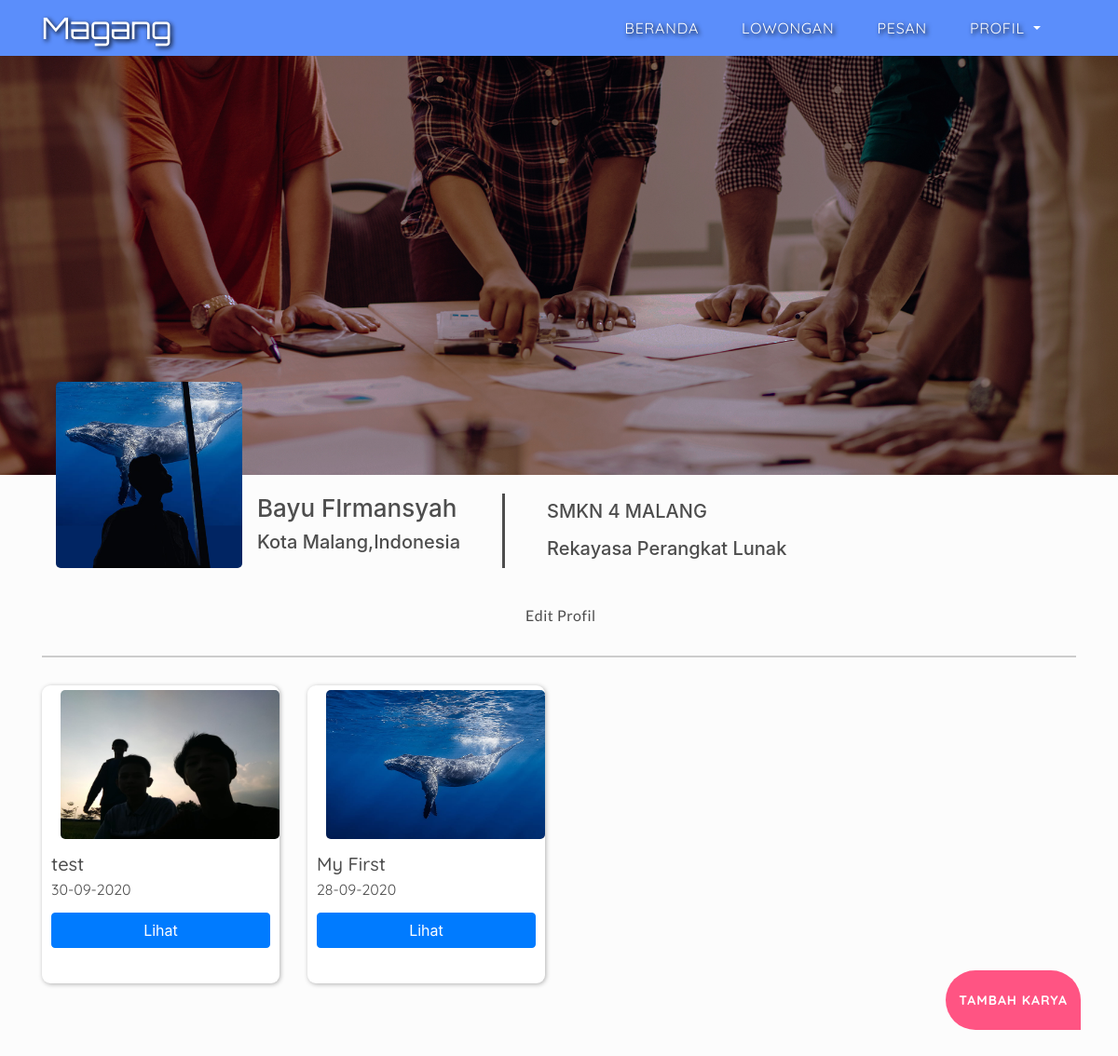
Screenshot of /profil.php (signed in) with the database file from the repository.
### tables this page shows
CREATE TABLE `profil_siswa` (
  `id` int(11) NOT NULL,
  `nama` varchar(50) NOT NULL,
  `kota` varchar(50) NOT NULL,
  `sekolah` varchar(60) NOT NULL,
  `jurusan` varchar(25) NOT NULL,
  `foto` varchar(255) NOT NULL
);

CREATE TABLE `karya_siswa` (
  `no` int(11) NOT NULL,
  `id` int(11) NOT NULL,
  `judul` varchar(22) NOT NULL,
  `link` text NOT NULL,
  `foto` varchar(255) NOT NULL,
  `waktu` varchar(20) NOT NULL
);

### koneksi.php (called while the page is built, shortened)
<?php
$koneksi = mysqli_connect("localhost","root","","magang");
function tampil($perintah){
	global $koneksi;
	$query = mysqli_query($koneksi,$perintah);
	$hasil = mysqli_fetch_assoc($query);
	return $hasil;
}
function tampil1($perintah){
	global $koneksi;
	$query = mysqli_query($koneksi,$perintah);
	$data = [];
	while ($hasil = mysqli_fetch_assoc($query)) {
	 	$data [] = $hasil;
	 }
	return $data;
}
 ?>

### profil.php (the view, shortened to what this page needs)
<?php
require("koneksi.php");
$id = $_SESSION["id"];
$perintah = "SELECT * FROM profil_siswa WHERE id='$id'";
$data = tampil($perintah);
$perintah2 = "SELECT * FROM karya_siswa WHERE id='$id' ORDER BY no DESC";
$data_karya = tampil1($perintah2);
$result = mysqli_query($koneksi,$perintah2);
 ?>
<!doctype html>
<html lang="en" data-theme="null">
  <head>
    <link rel="stylesheet" href="css/bootstrap.min.css">
    <link rel="stylesheet" href="css/profil.css">
  </head>
  <body>
    <nav class="navbar fixed-top navbar-expand-lg navbar-dark">
      <div class="container">
        <a class="navbar-brand" href="index.php">Magang</a>
        <div class="collapse navbar-collapse" id="navbarNavAltMarkup">
          <div class="navbar-nav ml-auto">
            <a class="nav-item nav-link garis-bawah active" href="index.php">beranda <span class="sr-only">(current)</span></a>
            <a class="nav-item nav-link garis-bawah active" href="lowongan.php">lowongan</a>
            <a class="nav-item nav-link garis-bawah active" href="#">Pesan</a>
            <li class="nav-item dropdown">
              <a class="nav-link dropdown-toggle active" href="#" id="navbarDropdown" role="button" data-toggle="dropdown" aria-haspopup="true" aria-expanded="false">
                profil
              </a>
            </li>
          </div>
        </div>
      </div>
    </nav>
    <div class="background-profil">
    </div>
    <?php $bg = $data["foto"]; ?>
    <div class="foto-profil" style="background-image: url('img/profil/siswa/<?= $bg; ?>');">
    </div>
    <div class="garis3">
      <div class="garis2">
        <div class="name">
          <h6 class="h6 text-user-name"><?= $data["nama"]; ?></h6>
        </div>
        <div class="kota">
          <h6 class="text-loc"><i class="fas fa-map-marker-alt"></i> <?= $data["kota"]; ?>,Indonesia</h6>
        </div>
      </div>
        <div class="garis">
          <div class="sekolah">
            <h6 class="text-sekolah"><i class="fas fa-school"></i> <?= $data["sekolah"]; ?></h6>
          </div>
          <div class="jurusan">
            <h6 class="text-jurusan"><i class="fas fa-laptop-code"></i> <?= $data["jurusan"];?></h6>
          </div>
        </div>
    </div>
    <br>
    <div class="box-edit-profil">
        <a href="update-profil-perusahaan.php?id=<?= $data['id']; ?>" class="text-edit-profil">Edit Profil <i class="fas fa-pencil-alt"></i></a>
    </div>
    <section class="karya">
      <div class="container">
        <div class="row justify-content-center">
          <div class="col">
            <div class="tr"></div>
          </div>
        </div>
        <div class="row">
        <?php if(mysqli_fetch_assoc($result)>=1){?>
          <?php foreach($data_karya as $karya): ?>
          <div class="col-lg-3">
            <div class="kotak-karya">
              <img src="img/profil/siswa/<?= $karya['foto']; ?>" alt="" class="thumbnail">
              <h1 class="judul-kotak-karya"><?= $karya["judul"]; ?></h1>
              <p class="deskripsi"><i class="fas fa-clock"></i> <?= $karya["waktu"]; ?></p>
              <a href="<?= $karya['link']; ?>" target="blank" class="btn btn-primary lihat">Lihat</a>
            </div>
          </div>
        <?php endforeach; ?>
        <?php }?>
        </div>
      </section>
      <a href="karya.php">
        <div class="tambah">
          <b>TAMBAH KARYA</b>
        </div>
      </a>
    </body>
  </html>

### rows the page displays
profil_siswa: foto (picture), nama "Bayu FIrmansyah", kota "Kota Malang", sekolah "SMKN 4 MALANG", jurusan "Rekayasa Perangkat Lunak"
karya_siswa: foto (picture), judul "test", waktu "30-09-2020"
karya_siswa: foto (picture), judul "My First", waktu "28-09-2020"
